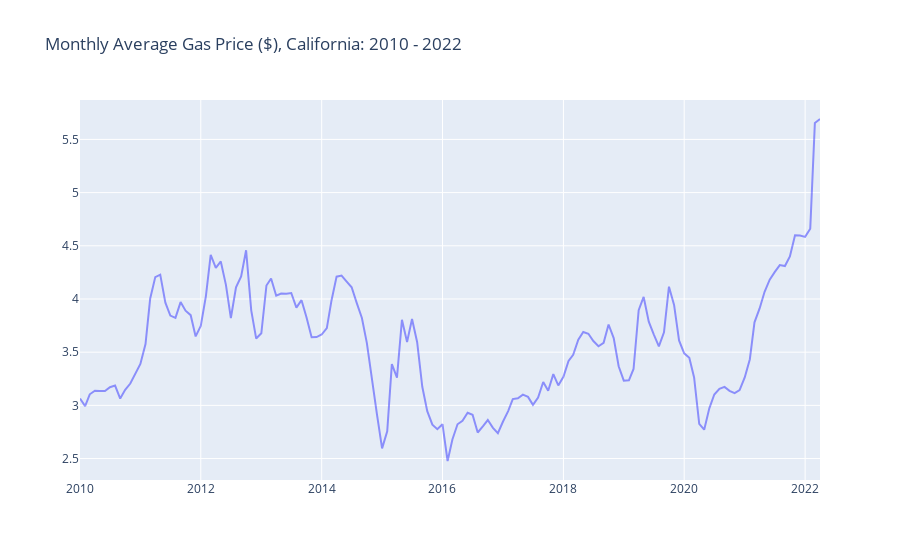

The notebook cell saved with this chart:
### Code cell
fuel3 = fuel_m.loc['2010-01-01':]
fuel_plot3 = plot_traces(fuel3, 'fuel_m', 'Monthly Average Gas Price ($), California: 2010 - 2022')

### Figure 1 — Plotly figure (JSON) as saved in the notebook; plotly's stock layout.template omitted (floating-point values rounded to 4 significant figures; data arrays with more than 128 entries replaced by an {"elided": "..."} marker saying what was removed)
{"data": [{"line": {"color": "blue"}, "name": "fuel_mtrace", "opacity": 0.4, "type": "scatter", "x": {"elided": "148 str values"}, "y": {"elided": "148 float values"}}], "layout": {"title": {"text": "Monthly Average Gas Price ($), California: 2010 - 2022"}}}
